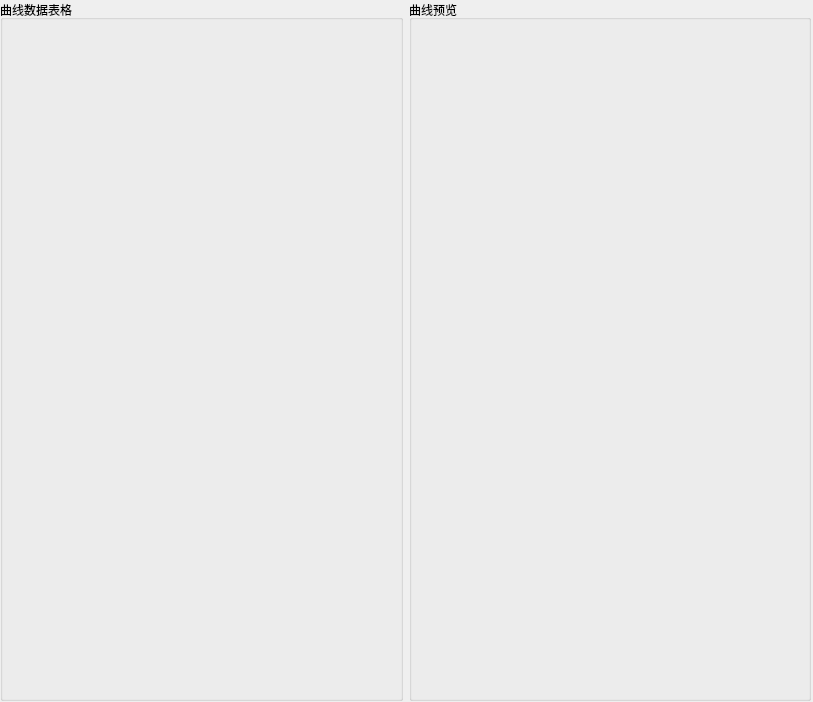
<?xml version="1.0" encoding="UTF-8"?>
<ui version="4.0">
 <class>Form</class>
 <widget class="SimpleCardWidget" name="Form">
  <property name="geometry">
   <rect>
    <x>0</x>
    <y>0</y>
    <width>813</width>
    <height>702</height>
   </rect>
  </property>
  <property name="windowTitle">
   <string>Form</string>
  </property>
  <widget class="QWidget" name="horizontalLayoutWidget">
   <property name="geometry">
    <rect>
     <x>0</x>
     <y>0</y>
     <width>811</width>
     <height>701</height>
    </rect>
   </property>
   <layout class="QHBoxLayout" name="horizontalLayout">
    <item>
     <widget class="QGroupBox" name="groupBox">
      <property name="title">
       <string>曲线数据表格</string>
      </property>
     </widget>
    </item>
    <item>
     <widget class="QGroupBox" name="groupBox_2">
      <property name="title">
       <string>曲线预览</string>
      </property>
     </widget>
    </item>
   </layout>
  </widget>
 </widget>
 <customwidgets>
  <customwidget>
   <class>CardWidget</class>
   <extends>QFrame</extends>
   <header>qfluentwidgets</header>
   <container>1</container>
  </customwidget>
  <customwidget>
   <class>SimpleCardWidget</class>
   <extends>CardWidget</extends>
   <header>qfluentwidgets</header>
   <container>1</container>
  </customwidget>
 </customwidgets>
 <resources/>
 <connections/>
</ui>
